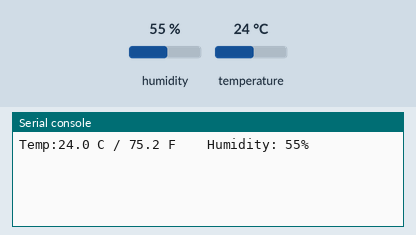
The program below on a simulated CircuitPython board. Shown: the last lines printed to the serial console. The inputs (shaded band) are chosen by the test bench; at power-on: humidity 55 %, temperature 24 °C.

Above: at 1.2 s.
1.3 s: humidity set to 22 %
At 3.1 s:
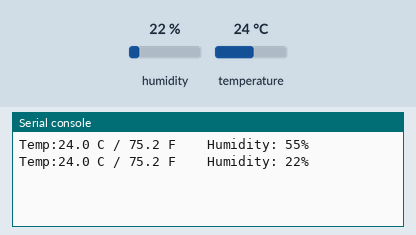
4.3 s: temperature set to 12 °C
At 5.5 s:
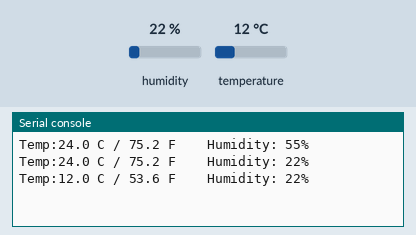
7.3 s: humidity set to 40 %
At 10.3 s:
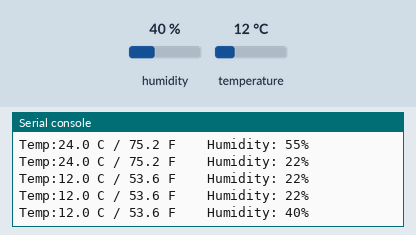
Timing chart, 0 to 11.8 s (numbered marks = the images above; inputs shaded):
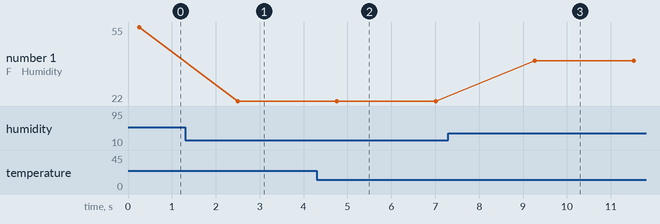

The program:

tes_dht11.py
```python
import time
import adafruit_dht
import board

dht_device = adafruit_dht.DHT11(board.D18)

while True:
    try:
        temperature_c = dht_device.temperature
        temperature_f = temperature_c * (9 / 5) + 32

        humidity = dht_device.humidity

        print("Temp:{:.1f} C / {:.1f} F    Humidity: {}%".format(temperature_c, temperature_f, humidity))
    except RuntimeError as err:
        print(err.args[0])

    time.sleep(2.0)
```

Measured:
- after the input at 1.3 s, the serial console: prints a new line after 1.2 s (image 1)
- after the input at 4.3 s, the serial console: prints a new line after 0.46 s (image 2)
- after the input at 7.3 s, the serial console: prints a new line after 2.0 s (image 3)
- plotted number 1: 55 → 22 after the input at 1.3 s, 22 → 40 after the input at 7.3 s
